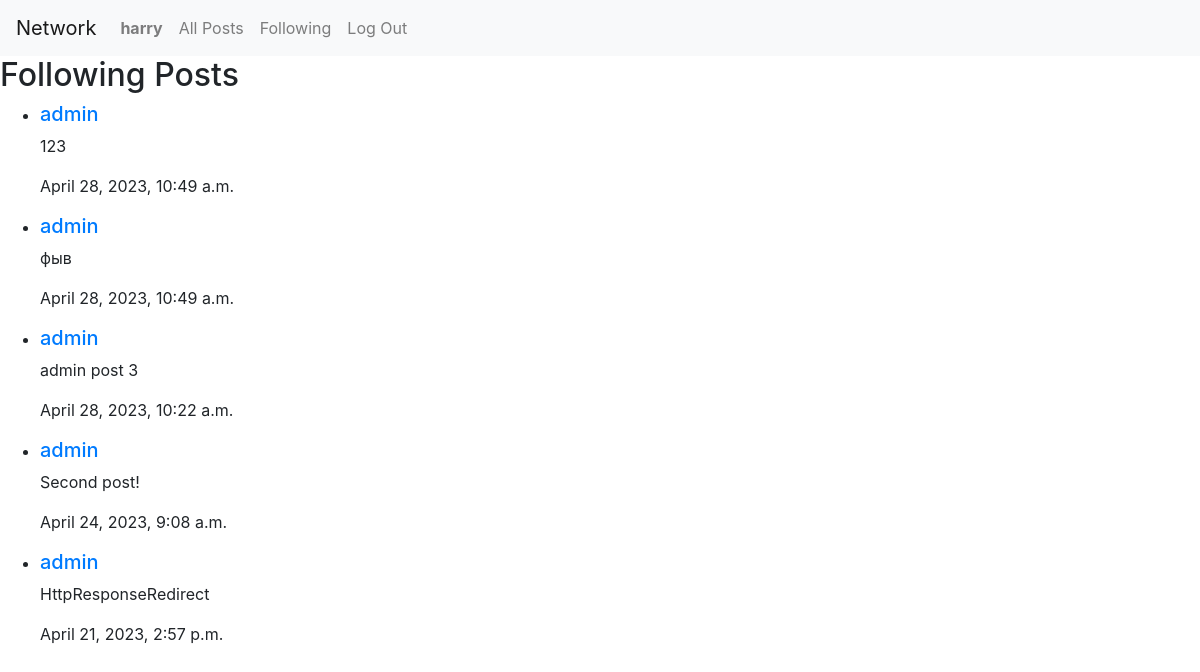
Page /following_posts (signed in) on the earlier database version.
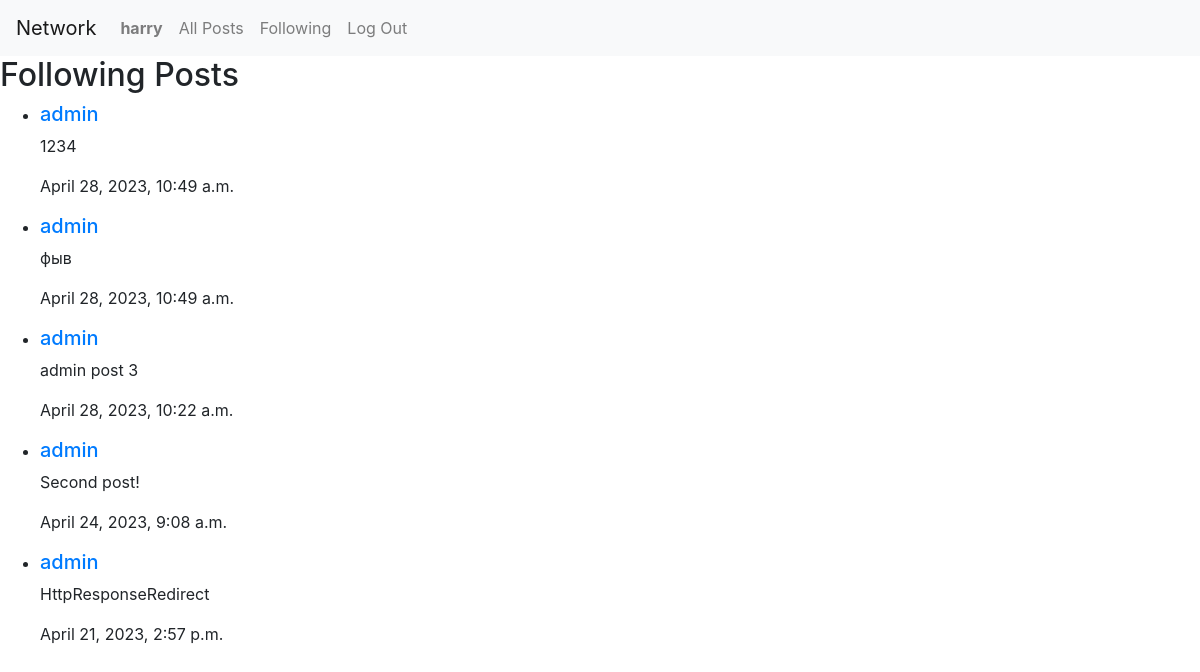
Same page on the later database version.
### network/models.py (models this page shows, shortened)
class Post(models.Model):
    author = models.ForeignKey(User, on_delete=models.CASCADE, related_name="posts")
    content = models.CharField(max_length=150)
    date = models.DateTimeField(auto_now_add=True)

class User(AbstractUser):
    pass

### network/views.py (the view)
# urls.py: path("following_posts", views.following_posts, name="following_posts"),
def following_posts(request):
    follow = Follow.objects.filter(follower=request.user)
    followers = []
    for target in follow:
        u = User.objects.get(followed_by=target)
        followers.append(u)
    posts = []
    for user in followers:
        user_posts = Post.objects.filter(author=user)
        for post in user_posts:
            posts.append(post)
    posts = sorted(posts, key=attrgetter("date"), reverse=True)
    return render(request, "network/following.html", {
        "posts": posts
    })

### network/templates/network/following.html (shortened to what this page needs)
{% extends "network/layout.html" %}
{% block body %}
	<div class="following">
		<h2>Following Posts</h2>
		<ul>
			{% for post in posts %}
				<li>
					<h5><a href="">{{ post.author }}</a></h5>
					<p>{{ post.content }}</p>
					<p>{{ post.date }}</p>
				</li>
			{% empty %}
				<p>There are no subscribtions yet!</p>
			{% endfor %}
		</ul>
	</div>
{% endblock %}

Differences in the rows shown:
changed Post (number 1 of 5 on the later page): content "123" → "1234"
